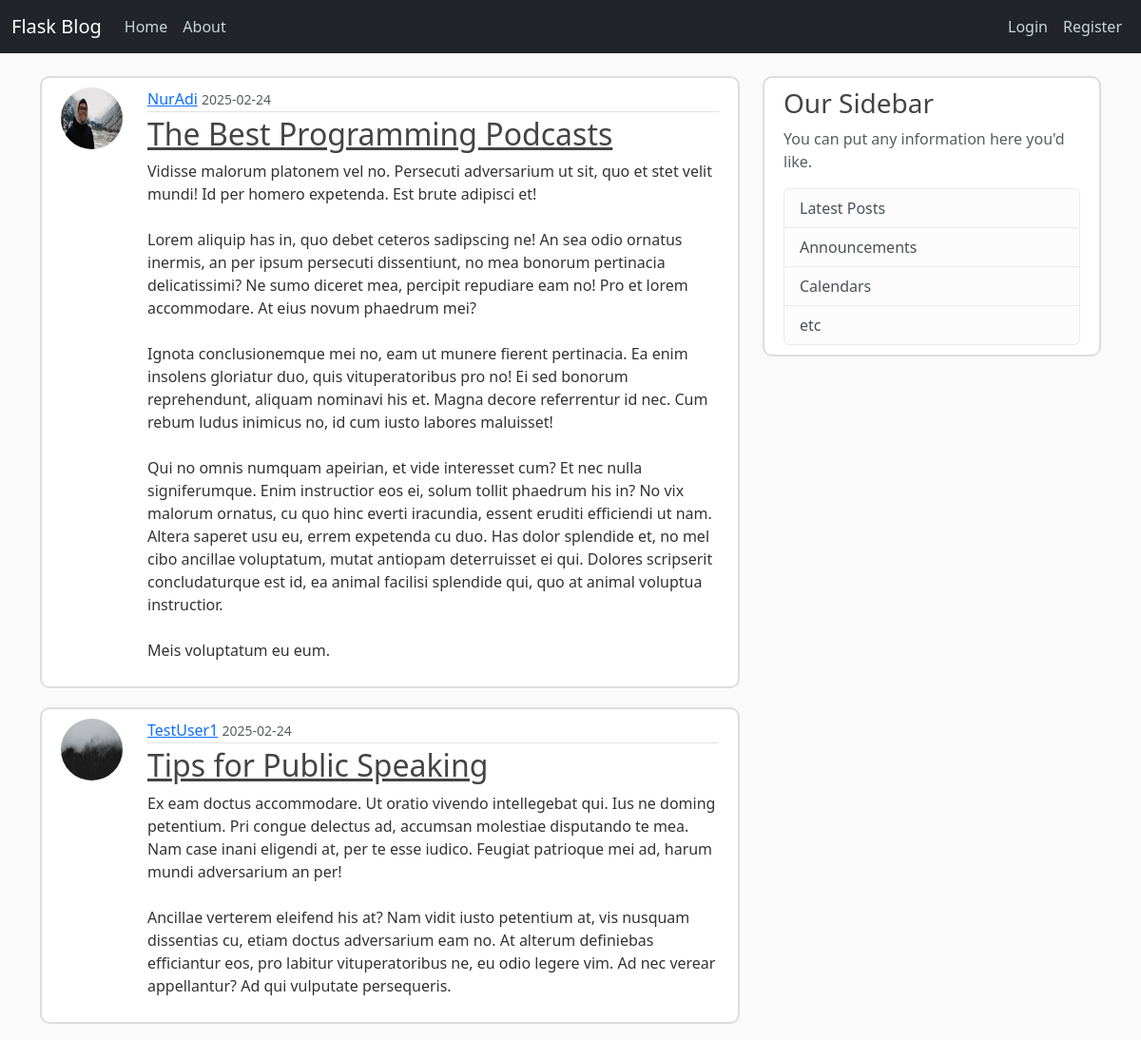
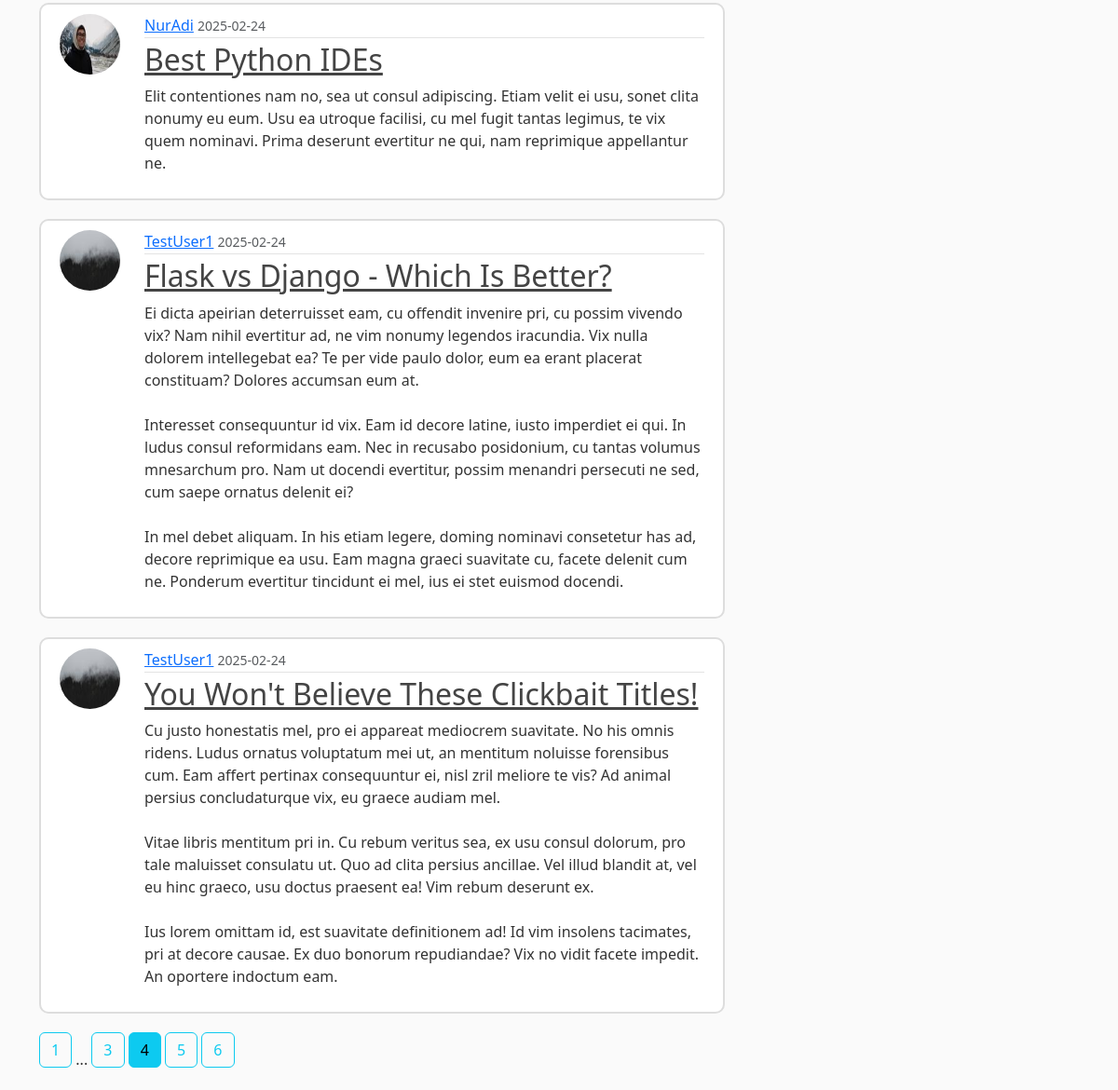
/home?page=4, run on the app's committed database (2 pictures, top to bottom).
### flaskblog/models.py (models this page shows, shortened)
class Post(db.Model):
    id = db.Column(db.Integer, primary_key=True)
    title = db.Column(db.String(20), nullable=False)
    date_posted = db.Column(db.DateTime, nullable=False, default=datetime.now)
    content = db.Column(db.Text, nullable=False)
    user_id = db.Column(db.Integer, db.ForeignKey('user.id'), nullable=False)

class User(db.Model, UserMixin):
    id = db.Column(db.Integer, primary_key=True)
    username = db.Column(db.String(20), unique=True, nullable=False)
    email = db.Column(db.String(120), unique=True, nullable=False)
    image_file = db.Column(db.String(20), nullable=False, default='default.jpg')
    password = db.Column(db.String(60), nullable=False)
    posts = db.relationship('Post', backref='author', lazy=True)

### flaskblog/main/routes.py (the view)
@main.route('/')
@main.route('/home')
def home():
    page = request.args.get('page', 1, type=int)
    posts = Post.query.order_by(Post.date_posted.desc()).paginate(page=page, per_page=5)
    return render_template('home.html', posts=posts)

### flaskblog/templates/home.html
{% extends 'layout.html' %}
{% block content %}
    {% for post in posts %}
        <article class="media content-section">
            <img class="rounded-circle article-img" src="{{ url_for('static', filename='profile_pics/' + post.author.image_file) }}">
          <div class="media-body">
            <div class="article-metadata">
              <a class="mr-2" href="{{ url_for('users.user_posts', username=post.author.username) }}">{{ post.author.username }}</a>
              <small class="text-muted">{{ post.date_posted.strftime('%Y-%m-%d') }}</small>
            </div>
            <h2><a class="article-title" href="{{ url_for('posts.post', post_id=post.id )}}">{{ post.title }}</a></h2>
            <p class="article-content">{{ post.content }}</p>
          </div>
        </article>
    {% endfor %}
    {% for page_num in posts.iter_pages(left_edge=1, right_edge=1, left_current=1, right_current=2) %}
        {% if page_num %}
            {% if page_num == posts.page %}
                <a class="btn btn-info mb-4" href="{{ url_for('main.home', page=page_num) }}">{{ page_num }}</a>
            {% else %}
                <a class="btn btn-outline-info mb-4" href="{{ url_for('main.home', page=page_num) }}">{{ page_num }}</a>
            {% endif %}
        {% else %}
            ...
        {% endif %}
    {% endfor %}
{% endblock content %}

### flaskblog/static/main.css (style rules this page uses)
body { background: #fafafa; color: #333333; margin-top: 5rem; }
h1, h2, h3, h4, h5, h6 { color: #444444; }
.content-section { background: #ffffff; padding: 10px 20px; border: 2px solid #dddddd; border-radius: 10px; margin-bottom: 20px; }
.article-title { color: #444444; }
.article-content { white-space: pre-line; }
.article-img { height: 65px; width: 65px; margin-right: 16px; }
.article-metadata { padding-bottom: 1px; margin-bottom: 4px; border-bottom: 1px solid #e3e3e3 }
.media { display: flex; align-items: left; }
.media-body { margin-left: 10px; }

### data on the page
Post: image_file (picture), author.username "NurAdi", date_posted "2025-02-24", title "The Best Programming Podcasts", content "Vidisse malorum platonem vel no. Persecuti adversarium ut sit, quo et stet velit mundi! Id per homero expetenda. Est brute adipisci et! Lorem aliquip has in, quo debet ceteros sadipscing ne! An sea odio ornatus inermis, an per ipsum persecuti dissentiunt, no mea bonorum pertinacia delicatissimi? Ne sumo diceret mea, percipit repudiare eam no! Pro et lorem accommodare. At eius novum phaedrum mei? Ignota conclusionemque mei no, eam ut munere fierent pertinacia. Ea enim insolens gloriatur duo, quis vituperatoribus pro no! Ei sed bonorum reprehendunt, aliquam nominavi his et. Magna decore referrentur id nec. Cum rebum ludus inimicus no, id cum iusto labores maluisset! Qui no omnis numquam…"
Post: image_file (picture), author.username "TestUser1", date_posted "2025-02-24", title "Tips for Public Speaking", content "Ex eam doctus accommodare. Ut oratio vivendo intellegebat qui. Ius ne doming petentium. Pri congue delectus ad, accumsan molestiae disputando te mea. Nam case inani eligendi at, per te esse iudico. Feugiat patrioque mei ad, harum mundi adversarium an per! Ancillae verterem eleifend his at? Nam vidit iusto petentium at, vis nusquam dissentias cu, etiam doctus adversarium eam no. At alterum definiebas efficiantur eos, pro labitur vituperatoribus ne, eu odio legere vim. Ad nec verear appellantur? Ad qui vulputate persequeris."
Post: image_file (picture), author.username "NurAdi", date_posted "2025-02-24", title "Best Python IDEs", content "Elit contentiones nam no, sea ut consul adipiscing. Etiam velit ei usu, sonet clita nonumy eu eum. Usu ea utroque facilisi, cu mel fugit tantas legimus, te vix quem nominavi. Prima deserunt evertitur ne qui, nam reprimique appellantur ne."
Post: image_file (picture), author.username "TestUser1", date_posted "2025-02-24", title "Flask vs Django - Which Is Better?", content "Ei dicta apeirian deterruisset eam, cu offendit invenire pri, cu possim vivendo vix? Nam nihil evertitur ad, ne vim nonumy legendos iracundia. Vix nulla dolorem intellegebat ea? Te per vide paulo dolor, eum ea erant placerat constituam? Dolores accumsan eum at. Interesset consequuntur id vix. Eam id decore latine, iusto imperdiet ei qui. In ludus consul reformidans eam. Nec in recusabo posidonium, cu tantas volumus mnesarchum pro. Nam ut docendi evertitur, possim menandri persecuti ne sed, cum saepe ornatus delenit ei? In mel debet aliquam. In his etiam legere, doming nominavi consetetur has ad, decore reprimique ea usu. Eam magna graeci suavitate cu, facete delenit cum ne. Ponderum…"
Post: image_file (picture), author.username "TestUser1", date_posted "2025-02-24", title "You Won't Believe These Clickbait Titles!", content "Cu justo honestatis mel, pro ei appareat mediocrem suavitate. No his omnis ridens. Ludus ornatus voluptatum mei ut, an mentitum noluisse forensibus cum. Eam affert pertinax consequuntur ei, nisl zril meliore te vis? Ad animal persius concludaturque vix, eu graece audiam mel. Vitae libris mentitum pri in. Cu rebum veritus sea, ex usu consul dolorum, pro tale maluisset consulatu ut. Quo ad clita persius ancillae. Vel illud blandit at, vel eu hinc graeco, usu doctus praesent ea! Vim rebum deserunt ex. Ius lorem omittam id, est suavitate definitionem ad! Id vim insolens tacimates, pri at decore causae. Ex duo bonorum repudiandae? Vix no vidit facete impedit. An oportere indoctum eam."

### other printed values
{{ page_num }} "1" "3" "5" "6"
{{ page_num }} "4"
